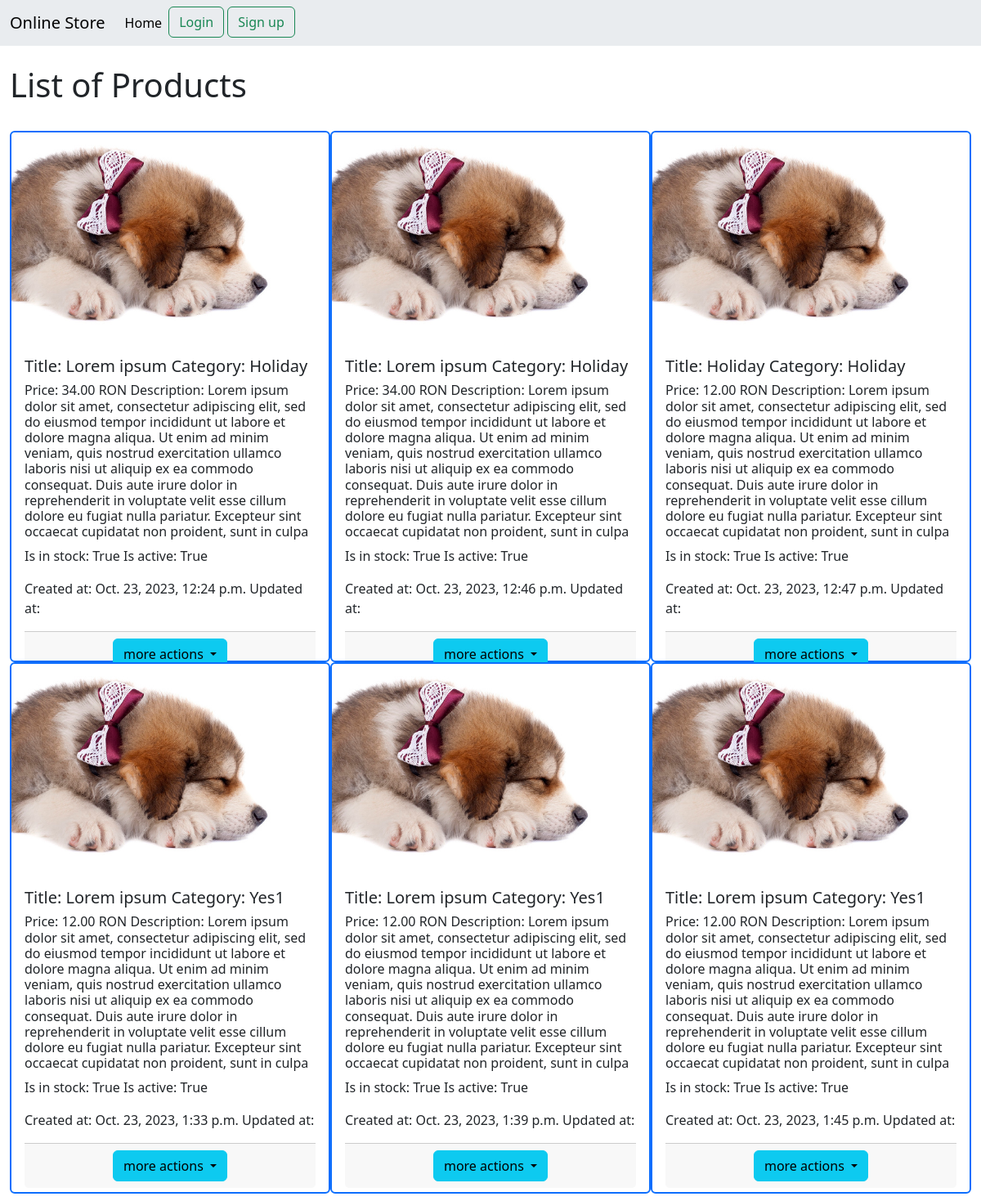
The app's page /product/list_products/ with its own data.
### product/models.py (models this page shows)
class Product(models.Model):
    category = models.ForeignKey(Category, on_delete=models.CASCADE, null=True)
    title = models.CharField(max_length=50)
    description = models.TextField(max_length=400)
    profile = models.ImageField(upload_to='profile/', null=True)
    price = models.DecimalField(max_digits=4, decimal_places=2)
    in_stock = models.BooleanField(default=True)
    is_active = models.BooleanField(default=True)
    created_at = models.DateTimeField(auto_now_add=True)
    updated_at = models.DateTimeField(auto_now=True)
    def __str__(self):
        return f'{self.title}{self.category}'

### category/models.py (models this page shows)
class Category(models.Model):
    name = models.CharField(max_length=30)
    created_at = models.DateTimeField(auto_now_add=True)
    updated_at = models.DateTimeField(auto_now=True)
    def __str__(self):
        return self.name

### product/views.py (the view)
# urls.py: path('list_products/', views.ProductListView.as_view(), name='list-products'),
class ProductListView(ListView):
    template_name = 'product/list_products.html'
    model = Product
    context_object_name = 'all_products'
    def get_queryset(self):
        return Product.objects.all()

### online_store/context_processors.py (called while the page is built)
def get_all_categories(request):
    categories = Category.objects.all()
    return {'categories': categories}

### templates/product/list_products.html (shortened to what this page needs)
{% extends 'base.html' %}
{% load static %}
{% block content %}
<div class="container-fluid mt-4">
    <h1>List of Products</h1>
    <div class="row row-col-4 row-cols-4 g-4">
        <div class="col-md-12">
            <br>
        </div>
    </div>
    <div class="d-flex flex-wrap">
        {% for product in all_products %}
            <div class="col-md-4">
                <div class="card border-primary border-2" style="max-height: 650px;">
                    {% if product.profile %}
                        <img src="{{ product.profile.url }}" class="card-img-top" width="400" height="300" alt="img profile">
                    {% else %}
                        <img src="{% static 'images/stock-photo-sleeping-cutie.jpg' %}" class="card-img-top" width="400" height="300" alt="default image">
                    {% endif %}
                    <div class="card-body">
                        <h5 class="card-title">
                            Title: {{ product.title }}
                            Category: {{ product.category }}
                        </h5>
                        <h6 class="card-title">Price: {{ product.price }} RON
                            Description: {{ product.description }}
                        </h6>
                        <p class="card-text">Is in stock: {{ product.in_stock }}
                            Is active: {{ product.is_active }}
                        </p>
                        <p class="card-text">Created at: {{ product.created_at }}
                            Updated at: {{ product.updated_at_at }}
                        </p>
                        <div class="card-footer text-center">
                            <div class="dropdown">
                                <button class="btn btn-info dropdown-toggle" type="button" data-bs-toggle="dropdown" aria-expanded="false">
                                    more actions
                                </button>
                            </div>
                        </div>
                    </div>
                </div>
            </div>
        {% endfor %}
    </div>
</div>
{% endblock %}

### templates/base.html (shortened to what this page needs)
{% load static %}
<!DOCTYPE html>
<html lang="en">
<head>
    <link rel="stylesheet" href="../static/css/my_style.css">
    <link rel="stylesheet" href="../static/images">
 <link href="https://cdn.jsdelivr.net/npm/bootstrap@5.3.2/dist/css/bootstrap.min.css" rel="stylesheet">
</head>
<body>
{% include 'navbar.html' %}
{% block content %} {% endblock %}
</body>
</html>

### templates/navbar.html (shortened to what this page needs)
{% load static %}
<nav class="navbar navbar-expand-lg bg-body-secondary">
    <div class="container-fluid">
        <a class="navbar-brand" href="{% url 'home_page' %}">Online Store</a>
        <div class="collapse navbar-collapse" id="navbarSupportedContent">
            <ul class="navbar-nav me-auto mb-2 mb-lg-0">
                <li class="nav-item">
                    <a class="nav-link active" aria-current="page" href="{% url 'home_page' %}">Home</a>
                </li>
            {% if user.is_authenticated %}
                <li class="nav-item dropdown">
                    <a class="nav-link dropdown-toggle" href="#" id="categoryDropdown" role="button"
                       data-bs-toggle="dropdown" aria-expanded="false">
                        Category
                    </a>
                    <ul class="dropdown-menu" aria-labelledby="categoryDropdown">
                        <li><a class="dropdown-item" href="{% url 'create-category' %}">Create a new category</a></li>
                        <li><a class="dropdown-item" href="{% url 'list-categories' %}">List of categories</a></li>
                    </ul>
                </li>
                <li class="nav-item dropdown">
                    <a class="nav-link dropdown-toggle" href="#" id="productDropdown" role="button"
                       data-bs-toggle="dropdown" aria-expanded="false">
                        Product
                    </a>
                    <ul class="dropdown-menu" aria-labelledby="productDropdown">
                        <li><a class="dropdown-item" href="{% url 'create-product' %}">Create a new product</a></li>
                        <li><a class="dropdown-item" href="{% url 'list-products' %}">List of products</a></li>
                    </ul>
                </li>
                 </ul>
                <div class="btn-group dropstart">
                    <button type="button" class="btn btn-secondary dropdown-toggle" data-bs-toggle="dropdown"
                            aria-expanded="false">
                        My profile
                    </button>
                    <ul class="dropdown-menu">
                        <li><a class="dropdown-item" href="{% url 'password_change' %}">Change password</a></li>
                        <li><a class="dropdown-item"
                               href="{% url 'logout' %}">Logout, {{ request.user.username }}</a></li>
                    </ul>
                </div>
            {% else %}
                <ul class="navbar-nav ml-auto">
                    <li class="nav-item">
                        <a href="{% url 'login' %}" class="btn btn-outline-success">Login</a>&nbsp
                    </li>
                    <li class="nav-item">
                        <a href="{% url 'create-user' %}" class="btn btn-outline-success">Sign up</a>&nbsp
                    </li>
                </ul>
            {% endif %}
        </div>
    </div>
</nav>

### records on screen
Product: title "Lorem ipsum", category "Holiday", price "34.00", description "Lorem ipsum dolor sit amet, consectetur adipiscing elit, sed do eiusmod tempor incididunt ut labore et dolore magna aliqua. Ut enim ad minim veniam, quis nostrud exercitation ullamco laboris nisi ut aliquip ex ea commodo consequat. Duis aute irure dolor in reprehenderit in voluptate velit esse cillum dolore eu fugiat nulla pariatur. Excepteur sint occaecat cupidatat non proident, sunt in culpa", in_stock "True", is_active "True", created_at "Oct. 23, 2023, 12:24 p.m."
Product: title "Lorem ipsum", category "Holiday", price "34.00", description "Lorem ipsum dolor sit amet, consectetur adipiscing elit, sed do eiusmod tempor incididunt ut labore et dolore magna aliqua. Ut enim ad minim veniam, quis nostrud exercitation ullamco laboris nisi ut aliquip ex ea commodo consequat. Duis aute irure dolor in reprehenderit in voluptate velit esse cillum dolore eu fugiat nulla pariatur. Excepteur sint occaecat cupidatat non proident, sunt in culpa", in_stock "True", is_active "True", created_at "Oct. 23, 2023, 12:46 p.m."
Product: title "Holiday", category "Holiday", price "12.00", description "Lorem ipsum dolor sit amet, consectetur adipiscing elit, sed do eiusmod tempor incididunt ut labore et dolore magna aliqua. Ut enim ad minim veniam, quis nostrud exercitation ullamco laboris nisi ut aliquip ex ea commodo consequat. Duis aute irure dolor in reprehenderit in voluptate velit esse cillum dolore eu fugiat nulla pariatur. Excepteur sint occaecat cupidatat non proident, sunt in culpa", in_stock "True", is_active "True", created_at "Oct. 23, 2023, 12:47 p.m."
Product: title "Lorem ipsum", category "Yes1", price "12.00", description "Lorem ipsum dolor sit amet, consectetur adipiscing elit, sed do eiusmod tempor incididunt ut labore et dolore magna aliqua. Ut enim ad minim veniam, quis nostrud exercitation ullamco laboris nisi ut aliquip ex ea commodo consequat. Duis aute irure dolor in reprehenderit in voluptate velit esse cillum dolore eu fugiat nulla pariatur. Excepteur sint occaecat cupidatat non proident, sunt in culpa", in_stock "True", is_active "True", created_at "Oct. 23, 2023, 1:33 p.m."
Product: title "Lorem ipsum", category "Yes1", price "12.00", description "Lorem ipsum dolor sit amet, consectetur adipiscing elit, sed do eiusmod tempor incididunt ut labore et dolore magna aliqua. Ut enim ad minim veniam, quis nostrud exercitation ullamco laboris nisi ut aliquip ex ea commodo consequat. Duis aute irure dolor in reprehenderit in voluptate velit esse cillum dolore eu fugiat nulla pariatur. Excepteur sint occaecat cupidatat non proident, sunt in culpa", in_stock "True", is_active "True", created_at "Oct. 23, 2023, 1:39 p.m."
Product: title "Lorem ipsum", category "Yes1", price "12.00", description "Lorem ipsum dolor sit amet, consectetur adipiscing elit, sed do eiusmod tempor incididunt ut labore et dolore magna aliqua. Ut enim ad minim veniam, quis nostrud exercitation ullamco laboris nisi ut aliquip ex ea commodo consequat. Duis aute irure dolor in reprehenderit in voluptate velit esse cillum dolore eu fugiat nulla pariatur. Excepteur sint occaecat cupidatat non proident, sunt in culpa", in_stock "True", is_active "True", created_at "Oct. 23, 2023, 1:45 p.m."
